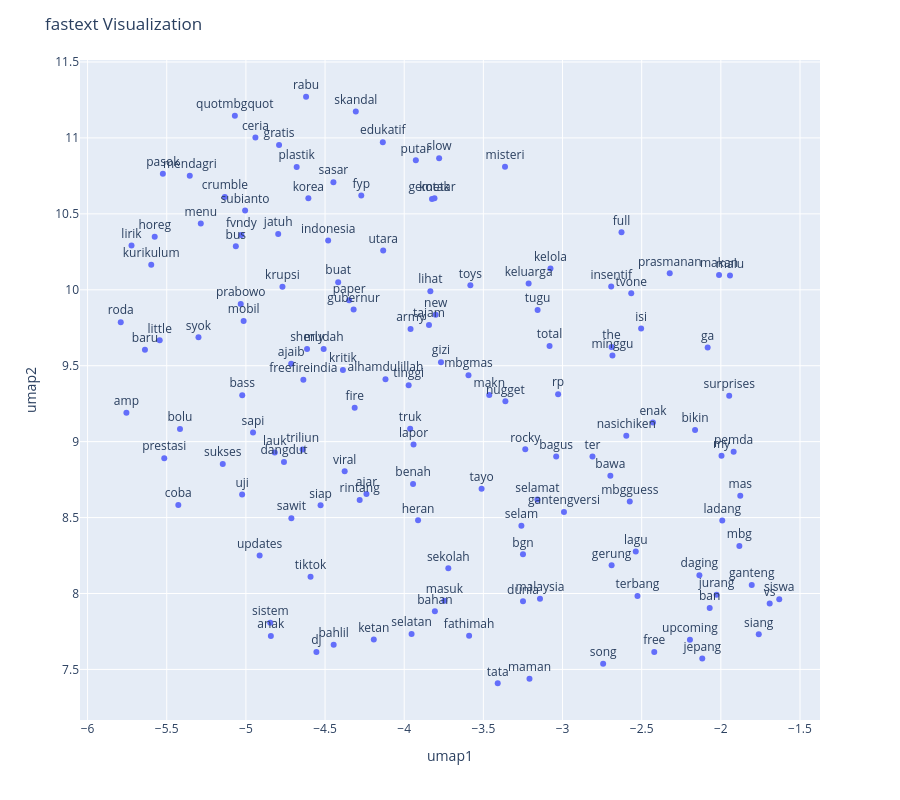

Notebook source saved alongside this figure:
### Code cell
X = UMAP().fit_transform(fastext.vectors)

df2 = pd.DataFrame(X, columns=['umap1', 'umap2'])
df2['word'] = fastext.index_to_key

fig = px.scatter(df2, x='umap1', y='umap2', text='word')
fig.update_traces(textposition='top center')
fig.update_layout(height = 800,
                  title_text = 'fastext Visualization')
fig.show()

### Figure 1 — Plotly figure (JSON) as saved in the notebook; plotly's stock layout.template omitted (floating-point values rounded to 4 significant figures; data arrays with more than 128 entries replaced by an {"elided": "..."} marker saying what was removed)
{"data": [{"hovertemplate": "umap1=%{x}<br>umap2=%{y}<br>word=%{text}<extra></extra>", "legendgroup": "", "marker": {"color": "#636efa", "symbol": "circle"}, "mode": "markers+text", "name": "", "orientation": "v", "showlegend": false, "text": {"elided": "139 str values"}, "textposition": "top center", "type": "scatter", "x": {"elided": "139 float values"}, "xaxis": "x", "y": {"elided": "139 float values"}, "yaxis": "y"}], "layout": {"height": 800, "legend": {"tracegroupgap": 0}, "margin": {"t": 60}, "title": {"text": "fastext Visualization"}, "xaxis": {"anchor": "y", "domain": [0, 1], "title": {"text": "umap1"}}, "yaxis": {"anchor": "x", "domain": [0, 1], "title": {"text": "umap2"}}}}
